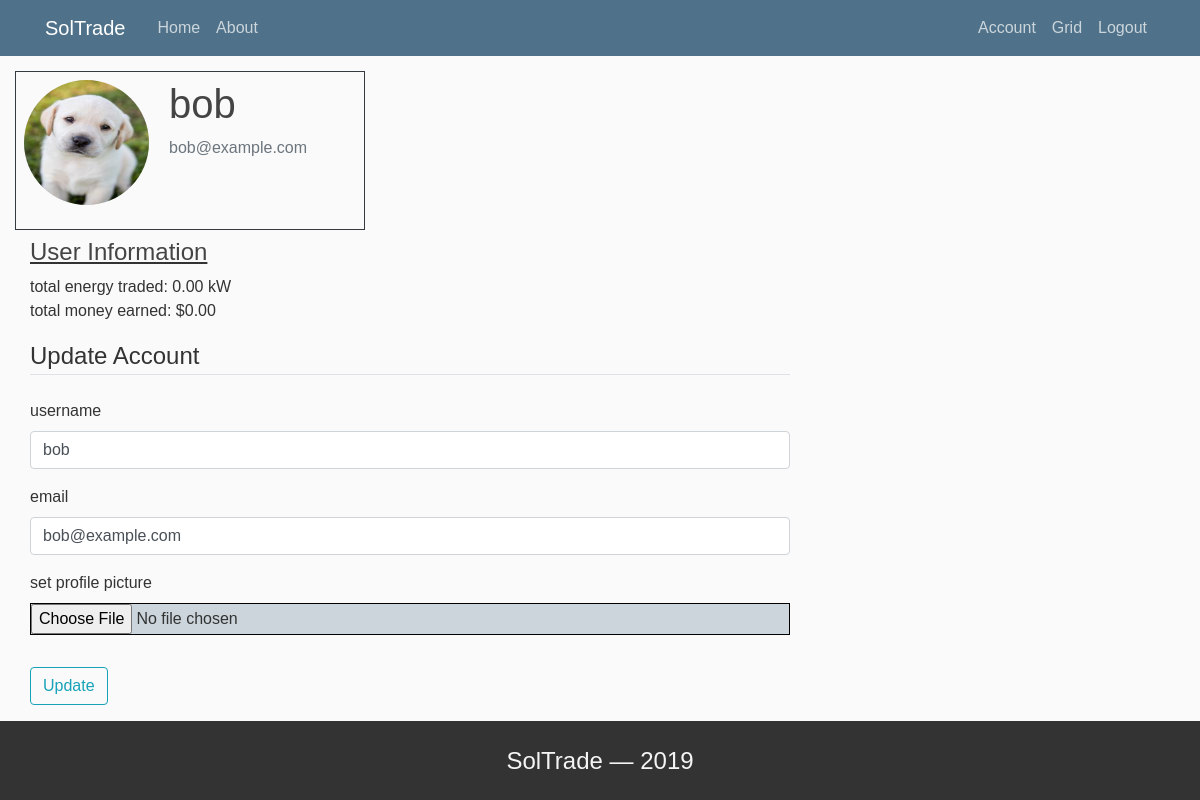
Page /account (signed in) on the committed database.
### soltrade/models.py (models this page shows, shortened)
class User(db.Model, UserMixin):
        id = db.Column(db.Integer, primary_key=True)
        username = db.Column(db.String(22), unique=True, nullable=False)
        email = db.Column(db.String(120), unique=True, nullable=False)
        image_file = db.Column(db.String(20), nullable=False, default='defaultpic.png')
        password = db.Column(db.String(60), nullable=False)
        total_energy_traded = db.Column(db.Numeric(12, 2), nullable=False, default=0.00)
        total_money_earned = db.Column(db.Numeric(12, 2), nullable=False, default=0.00)
        group_id = db.Column(db.Integer, db.ForeignKey('group.id'))
        offers = db.relationship('Offer', backref='seller', lazy=True)
        bids = db.relationship('Bid', backref='placer', lazy=True)

### soltrade/routes.py (the view)
@app.route("/account", methods=['GET', 'POST'])
@login_required
def account():
        form = UpdateAccountForm()
        if form.validate_on_submit():
                if form.pic.data:
                        pic_file = save_picture(form.pic.data)
                        current_user.image_file = pic_file
                current_user.username = form.username.data
                current_user.email = form.email.data
                db.session.commit()
                flash('Your account has been updated!', 'success')
                return redirect(url_for('account'))
        elif request.method == 'GET':
                form.username.data = current_user.username
                form.email.data = current_user.email
        image_file = url_for('static', filename='img/profilepics/' + current_user.image_file)
        return render_template('account.html', title='Account', image_file=image_file, form=form)

### soltrade/forms.py (shortened to what this page needs)
class UpdateAccountForm(FlaskForm):
    username = StringField('username', validators=[DataRequired(), Length(min=2, max=22)])
    email = StringField('email', validators=[DataRequired(), Email()])
    pic = FileField('set profile picture', validators=[FileAllowed(['jpg', 'png', 'gif'])])
    submit = SubmitField("Update")

### soltrade/models.py (called while the page is built)
@login_manager.user_loader
def load_user(user_id):
        return User.query.get(int(user_id))

### soltrade/templates/account.html (shortened to what this page needs)
{% extends "layout.html" %}
{% block content %}
<div class="content-section account">
<div class="media border border-dark p-2" style="max-width:350px"">
    <img class="rounded-circle account-img" src="{{ image_file }}">
    <div class="media-body">
    <h2 class="account-heading">{{ current_user.username }}</h2>
    <p class="text-secondary">{{ current_user.email }}</p>
    </div>
</div>
<div class="col-md-8">
<div class="user-stats mt-2">
    <u><h4>User Information</h4></u>
    <div>total energy traded: {{current_user.total_energy_traded}} kW</div>
    <div>total money earned: ${{current_user.total_money_earned}}</div>
</div>
<form method="POST" action="" enctype="multipart/form-data">
    <fieldset class="form-group">
            <legend class="border-bottom mb-4">Update Account</legend>
        <div class="form-group">
            {{ form.username.label(class="form-control-label") }}
            {% if form.username.errors %}
                {{ form.username(class="form-control is-invalid") }}
                <div class="invalid-feedback">
                    {% for error in form.username.errors %}
                        <span>{{ error }}</span>
                    {% endfor %}
                </div>
            {% else %}
                {{ form.username(class="form-control") }}
            {% endif %}
        </div>
        <div class="form-group">
            {{ form.email.label(class="form-control-label") }}
            {% if form.email.errors %}
                {{ form.email(class="form-control is-invalid") }}
                <div class="invalid-feedback">
                    {% for error in form.email.errors %}
                        <span>{{ error }}</span>
                    {% endfor %}
                </div>
            {% else %}
                {{ form.email(class="form-control") }}
            {% endif %}
        </div>
        <div class="form-group">
            {{ form.pic.label() }}
            <div class="choose-pic">{{ form.pic(class="form-control-file") }}</div>
        </div>
    </fieldset>
    <div class="form-group">
        {{ form.submit(class="btn btn-outline-info") }}
    </div>
</form>
</div>
</div>
{% endblock content %}

### soltrade/static/main.css (style rules this page uses)
body { background: #fafafa; color: #333333; font-family: 'Trebuchet MS', 'Lucida Sans Unicode', 'Lucida Grande', 'Lucida Sans', Arial, sans-serif; }
h1, h2, h3, h4, h5, h6 { color: #444444; }
.account-img { height: 125px; width: 125px; margin-right: 20px; margin-bottom: 16px; }
.account-heading { font-size: 2.5rem; }
.account { padding-top: 15px; padding-left: 15px; }
.choose-pic { background-color: #cbd5db; border: 1px solid black; }
.user-stats { margin-bottom: 15px; }

### rows in the picture
User: username "bob", email "bob@example.com", total_energy_traded "0.00", total_money_earned "0.00"
